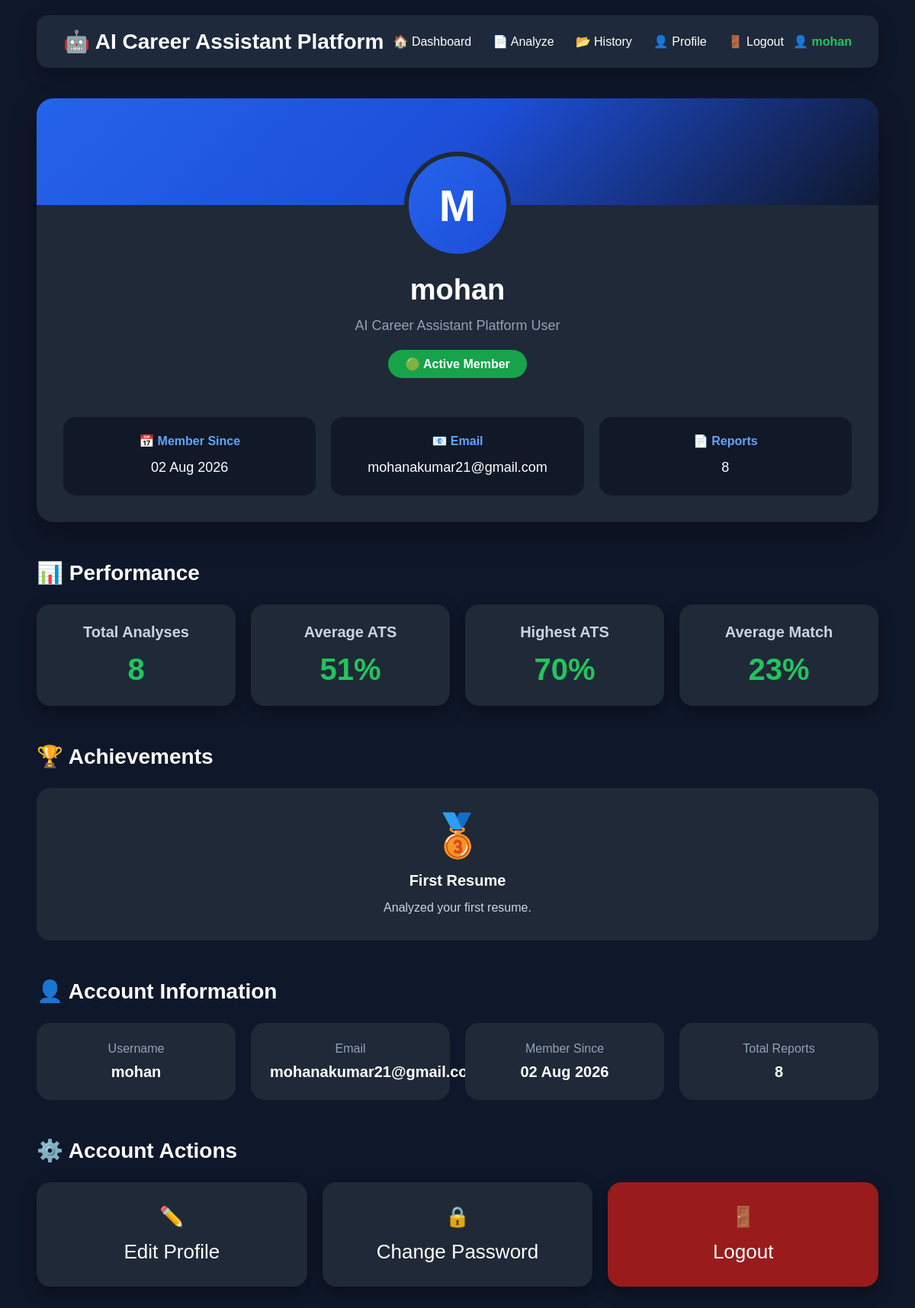
The app's page /profile (signed in) with its own data.
### models.py (models this page shows)
class User(UserMixin, db.Model):
    id = db.Column(db.Integer, primary_key=True)
    username = db.Column(
        db.String(100),
        unique=True,
        nullable=False
    )
    joined_date = db.Column(
    db.DateTime,
    default=datetime.utcnow
    )
    email = db.Column(
        db.String(150),
        unique=True,
        nullable=False
    )
    password = db.Column(
        db.String(200),
        nullable=False
    )

### app.py (the view)
@app.route("/profile")
@login_required
def profile():
    reports = ResumeHistory.query.filter_by(
        user_id=current_user.id
    ).all()
    achievements = get_achievements(reports)
    total_reports = len(reports)
    if total_reports:
        average_ats = round(
            sum(r.ats_score for r in reports) / total_reports
        )
        highest_ats = max(r.ats_score for r in reports)
        average_match = round(
            sum(r.match_score for r in reports) / total_reports
        )
    else:
        average_ats = 0
        highest_ats = 0
        average_match = 0
    return render_template(
        "profile.html",
        total_reports=total_reports,
        average_ats=average_ats,
        highest_ats=highest_ats,
        average_match=average_match,
        achievements=achievements
    )

### app.py (called while the page is built)
@login_manager.user_loader
def load_user(user_id):
    return User.query.get(int(user_id))

### templates/profile.html (shortened to what this page needs)
{% extends "base.html" %}
{% block head %}
<link rel="stylesheet"
      href="{{ url_for('static', filename='css/profile.css') }}">
{% endblock %}
{% block content %}
<div class="profile-container">
    <div class="profile-card">
        <div class="profile-cover"></div>
        <div class="profile-avatar">
            {{ current_user.username[0]|upper }}
        </div>
        <h1>{{ current_user.username }}</h1>
        <p class="profile-role">
            AI Career Assistant Platform User
        </p>
        <div class="profile-status">
            <span class="status-badge">
                🟢 Active Member
            </span>
        </div>
        <div class="profile-meta">
            <div class="meta-card">
                <h4>📅 Member Since</h4>
                <p>{{ current_user.joined_date.strftime('%d %b %Y') }}</p>
            </div>
            <div class="meta-card">
                <h4>📧 Email</h4>
                <p>{{ current_user.email }}</p>
            </div>
            <div class="meta-card">
                <h4>📄 Reports</h4>
                <p>{{ total_reports }}</p>
            </div>
        </div>
    </div>
    <section class="profile-section">
        <h2 class="section-title">
            📊 Performance
        </h2>
        <div class="stats-grid">
            <div class="stat-card">
                <h3>Total Analyses</h3>
                <h1>{{ total_reports }}</h1>
            </div>
            <div class="stat-card">
                <h3>Average ATS</h3>
                <h1>{{ average_ats }}%</h1>
            </div>
            <div class="stat-card">
                <h3>Highest ATS</h3>
                <h1>{{ highest_ats }}%</h1>
            </div>
            <div class="stat-card">
                <h3>Average Match</h3>
                <h1>{{ average_match }}%</h1>
            </div>
        </div>
    </section>
    <section class="profile-section">
        <h2 class="section-title">
            🏆 Achievements
        </h2>
        <div class="achievement-grid">
            {% for badge in achievements %}
            <div class="achievement-box">
                <div class="achievement-icon">
                    {{ badge.icon }}
                </div>
                <h3>
                    {{ badge.title }}
                </h3>
                <p>
                    {{ badge.description }}
                </p>
            </div>
            {% endfor %}
        </div>
    </section>
    <section class="profile-section">
        <h2 class="section-title">
            👤 Account Information
        </h2>
        <div class="account-grid">
            <div class="account-item">
                <span>Username</span>
                <h3>{{ current_user.username }}</h3>
            </div>
            <div class="account-item">
                <span>Email</span>
                <h3>{{ current_user.email }}</h3>
            </div>
            <div class="account-item">
                <span>Member Since</span>
                <h3>{{ current_user.joined_date.strftime('%d %b %Y') }}</h3>
            </div>
            <div class="account-item">
                <span>Total Reports</span>
                <h3>{{ total_reports }}</h3>
            </div>
        </div>
    </section>
    <section class="profile-section">
        <h2 class="section-title">
            ⚙️ Account Actions
        </h2>
<div class="action-grid">
    <a href="{{ url_for('edit_profile') }}" class="profile-action">
        ✏️
        <span>Edit Profile</span>
    </a>
    <a href="{{ url_for('change_password') }}" class="profile-action">
        🔒
        <span>Change Password</span>
    </a>
    <a href="{{ url_for('logout') }}" class="profile-action logout">
        🚪
        <span>Logout</span>
    </a>
</div>
    </section>
</div>
{% endblock %}

### templates/base.html (shortened to what this page needs)
<!DOCTYPE html>
<html lang="en">
<head>
    <link rel="stylesheet"
          href="{{ url_for('static', filename='css/base.css') }}">
    {% block head %}{% endblock %}
</head>
<body>
{% if current_user.is_authenticated %}
<nav class="navbar">
    <div class="logo">
        🤖 AI Career Assistant Platform
    </div>
    <ul>
        <li><a href="/dashboard">🏠 Dashboard</a></li>
        <li><a href="/">📄 Analyze</a></li>
        <li><a href="/history">📂 History</a></li>
        <li><a href="/profile">👤 Profile</a></li>
        <li><a href="/logout">🚪 Logout</a></li>
    </ul>
    <div class="user">
        👤 {{ current_user.username }}
    </div>
</nav>
{% endif %}
{% block content %}
{% endblock %}
</body>
</html>

### static/css/base.css (style rules this page uses)
* { margin:0; padding:0; box-sizing:border-box; font-family:Arial, Helvetica, sans-serif; }
body { background:#0f172a; color:#ffffff; min-height:100vh; }
h1 { font-size:38px; font-weight:700; }
h2 { font-size:28px; margin-bottom:20px; }
h3 { font-size:20px; }
p { line-height:1.7; }
a { text-decoration:none; color:white; }
.navbar { width:92%; margin:20px auto; padding:18px 35px; display:flex; justify-content:space-between; align-items:center; background:#1e293b; border-radius:15px; box-shadow:0 10px 25px rgba(0,0,0,.25); position:sticky; top:15px; z-index:999; }
.logo { font-size:28px; font-weight:bold; }
.navbar ul { display:flex; list-style:none; gap:28px; }
.navbar ul li a { color:white; transition:.3s; }
.user { color:#22c55e; font-weight:bold; }

### static/css/profile.css (style rules this page uses)
.profile-container { width:92%; max-width:1400px; margin:40px auto; }
.profile-card { background:#1f2937; border-radius:22px; overflow:hidden; text-align:center; box-shadow:0 15px 35px rgba(0,0,0,.35); margin-bottom:45px; }
.profile-cover { height:140px; background:linear-gradient( 135deg, #2563eb, #1d4ed8, #0f172a ); }
.profile-avatar { width:140px; height:140px; margin:-70px auto 0; border-radius:50%; background:linear-gradient( 135deg, #2563eb, #1d4ed8 ); display:flex; justify-content:center; align-items:center; color:white; font-size:58px; font-weight:bold; border:6px solid #1f2937; }
.profile-card h1 { margin-top:20px; font-size:38px; }
.profile-role { color:#94a3b8; margin-top:10px; font-size:18px; }
.profile-status { margin:25px 0; }
.status-badge { background:#16a34a; padding:10px 22px; border-radius:25px; font-weight:bold; }
.profile-meta { display:grid; grid-template-columns:repeat(auto-fit,minmax(220px,1fr)); gap:20px; padding:35px; }
.meta-card { background:#111827; border-radius:16px; padding:22px; transition:.3s; }
.meta-card h4 { color:#60a5fa; margin-bottom:10px; }
.meta-card p { color:white; font-size:18px; }
.profile-section { margin-top:50px; }
.section-title { margin-bottom:25px; font-size:28px; }
.profile-section .stats-grid { display:grid; grid-template-columns:repeat(auto-fit,minmax(220px,1fr)); gap:20px; }
.profile-section .stat-card { background:#1f2937; border-radius:18px; padding:25px; text-align:center; transition:.3s; box-shadow:0 8px 20px rgba(0,0,0,.35); }
.profile-section .stat-card h3 { color:#cbd5e1; margin-bottom:15px; }
.profile-section .stat-card h1 { color:#22c55e; font-size:40px; }
.achievement-grid { display:grid; grid-template-columns:repeat(auto-fit,minmax(240px,1fr)); gap:20px; }
.achievement-box { background:#1f2937; border-radius:18px; padding:30px; text-align:center; transition:.3s; }
.achievement-icon { font-size:55px; }
.achievement-box h3 { margin-top:15px; }
.achievement-box p { margin-top:10px; color:#cbd5e1; }
.account-grid { display:grid; grid-template-columns:repeat(auto-fit,minmax(220px,1fr)); gap:20px; }
.account-item { background:#1f2937; border-radius:18px; padding:25px; text-align:center; transition:.3s; }
.account-item span { color:#94a3b8; display:block; margin-bottom:10px; }
.account-item h3 { color:white; }
.action-grid { display:grid; grid-template-columns:repeat(auto-fit,minmax(220px,1fr)); gap:20px; }
.profile-action { background:#1f2937; color:white; text-decoration:none; border-radius:18px; padding:30px; display:flex; flex-direction:column; align-items:center; justify-content:center; gap:15px; font-size:26px; transition:.3s; box-shadow:0 8px 20px rgba(0,0,0,.35); }
.profile-action.logout { background:#991b1b; }

### records on screen
User: username "mohan", username "M", joined_date "02 Aug 2026", email "mohanakumar21@gmail.com"

### other values on screen
{{ total_reports }} "8"
{{ average_ats }} "51"
{{ highest_ats }} "70"
{{ average_match }} "23"
{{ badge.icon }} "🥉"
{{ badge.title }} "First Resume"
{{ badge.description }} "Analyzed your first resume."
